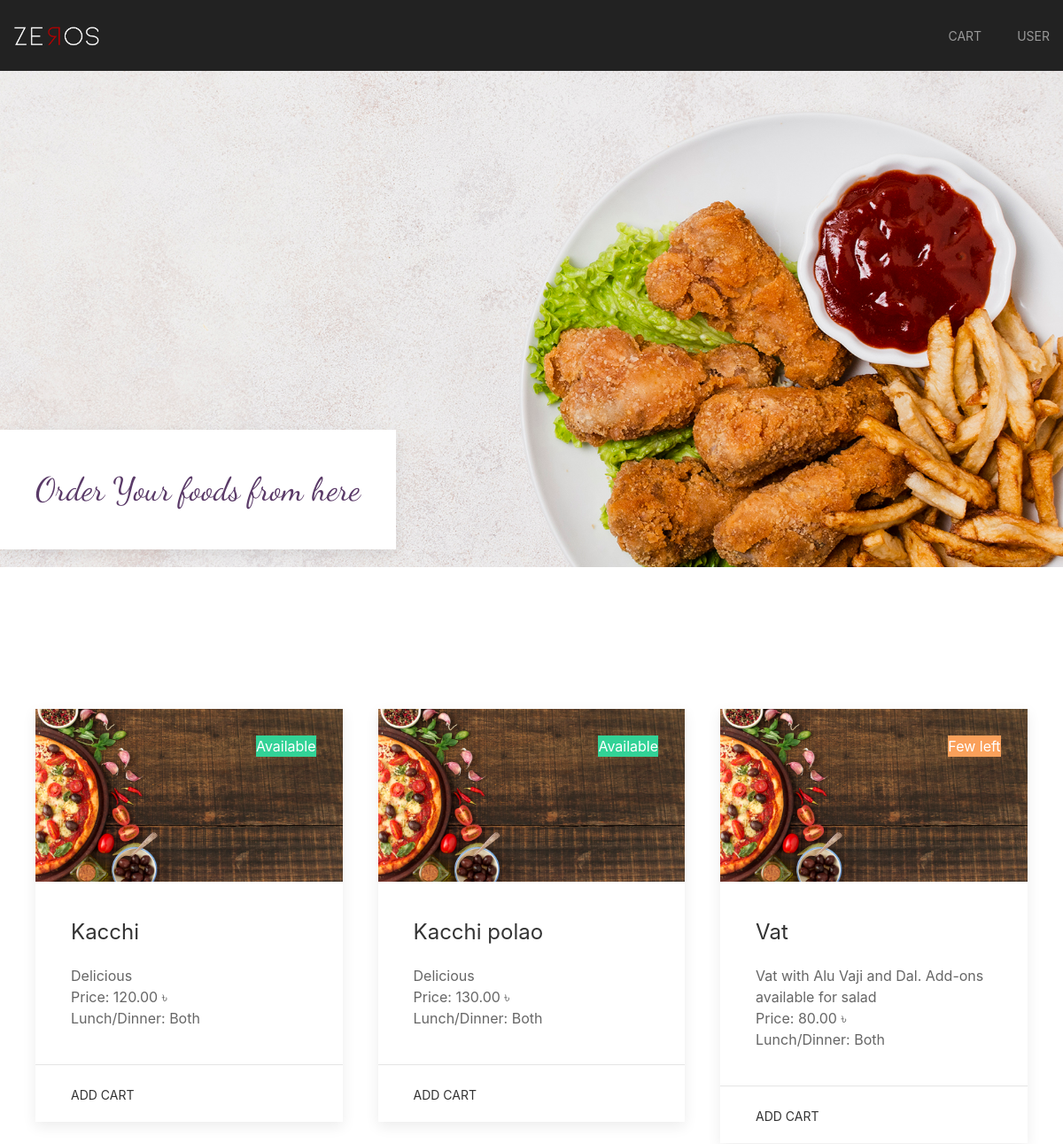
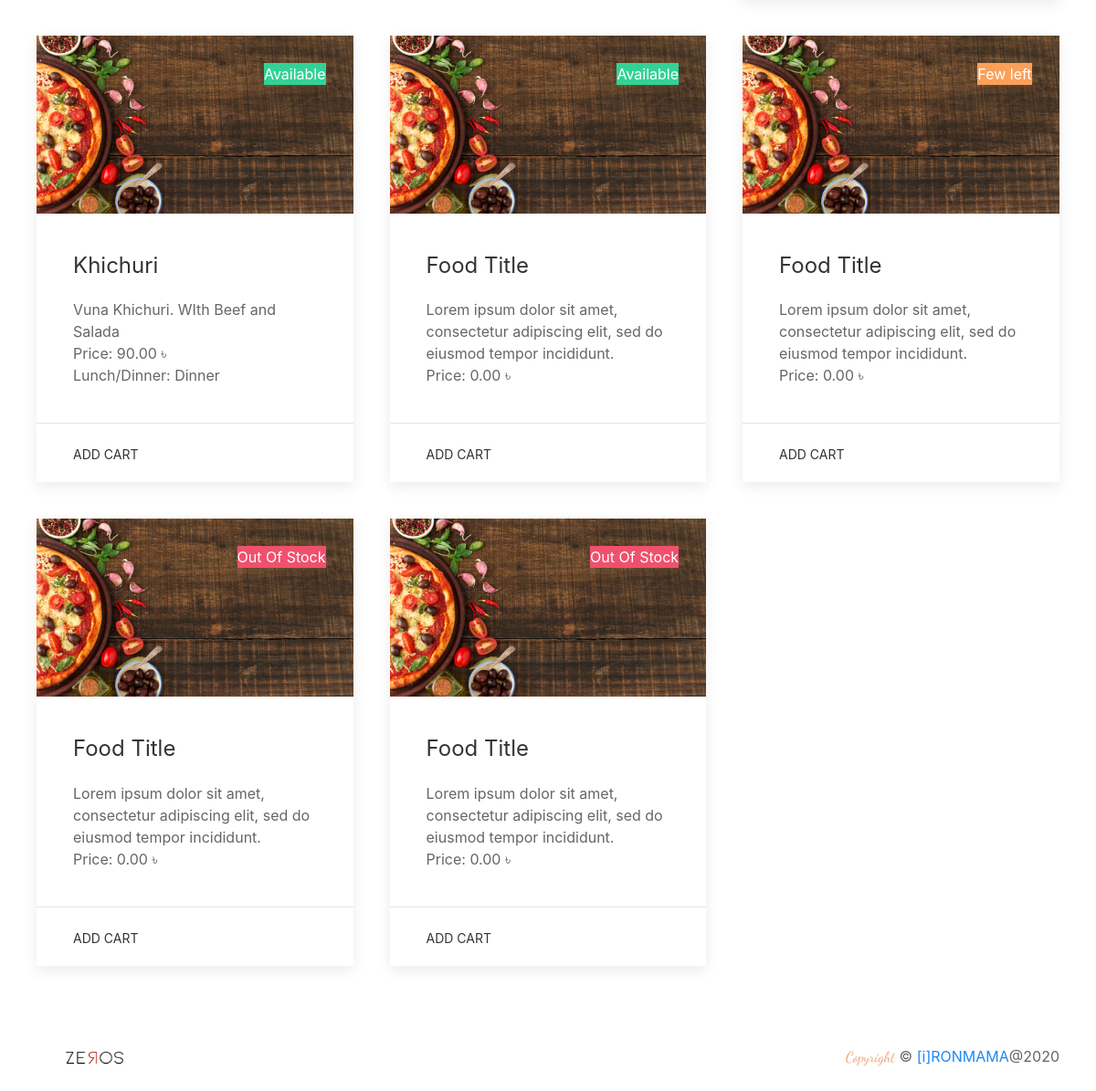
Screenshot of /food/ with the database file from the repository (2 pictures, top to bottom).
### client/models.py (models this page shows, shortened)
class FoodItems(models.Model):
    name = models.CharField(max_length=256, blank=True, null=True)
    price = models.DecimalField(max_digits=5, decimal_places=2)
    qty = models.IntegerField(default=0, blank=True, null=True)
    description = models.TextField(blank=True, null=True)
    time = models.CharField(max_length=128, blank=True, null=True)
    status = models.CharField(max_length=128, blank=True, null=True)
    created_at = models.DateTimeField(auto_now_add=True)

### client/views.py (the view)
# urls.py: path('food/', views.food, name='food'),
def food(request):
    all_foods = FoodItems.objects.all()
    if request.session.get('user'):
        print(request.session.get('user'))
        return render(request, 'foods.html', {'data': all_foods, 'user': request.session.get('user')})
    else:
        user = "USER"
        return render(request, 'foods.html', {'data': all_foods, 'user': user})

### client/templates/foods.html (shortened to what this page needs)
{% extends 'base.html' %}
{% load static %}
{% block content %}
<section class="main-section">
    <div class="main-section-content">
        <div>
            <div class="uk-section-secondary uk-preserve-color">
                <div uk-sticky="animation: uk-animation-slide-top; sel-target: .uk-navbar-container; cls-active: uk-navbar-sticky; cls-inactive: uk-navbar-transparent uk-dark; top: 200">
                    <nav class="uk-navbar-container" uk-navbar="mode: click;">
                        <div class="uk-navbar-left">
                            <a class="uk-navbar-item uk-logo logo-size" href="{% url 'home' %}"><img src="/static/img/logo_2_w.png" alt="zeros"></a>
                        </div>
                        <div class="uk-navbar-right uk-dark">
                            <ul class="uk-navbar-nav uk-iconnav">
                                <li>
                                    <a href="#cart" uk-toggle> Cart</a>
                                </li>
                                <li>
                                    <a href="#" > {{ user }} </a>
                                </li>
                            </ul>
                        </div>
                    </nav>
                </div>
            </div>
            <div class="uk-background-cover uk-dark uk-panel" uk-parallax="bgy: -200" style="background-image: url(/static/img/app_plx.jpg);">
                <div class="h-70 uk-flex uk-flex-left uk-flex-bottom">
                    <div class="uk-flex-column">
                        <div class="uk-flex uk-flex-column uk-animation-slide-top-small">
                            <div>
                                <div class="uk-card uk-card-default uk-card-hover uk-card-body uk-margin-bottom">
                                    <p class="zeros-sub-head">Order Your foods from here</p>
                                </div>
                            </div>
                        </div>
                    </div>
                </div>
            </div>
        </div>
    </div>
</section>
<section id="foods-items">
    <div class="uk-container">
        <div class="uk-child-width-1-3@m" uk-grid>
            {% for food in data %}
            <div>
                <div class="uk-card uk-card-default">
                    <div class="uk-card-media-top">
                        <img src="/static/img/deco1.jpg" alt="">
                    </div>
                    {% if food.status == "avail" %}
                        <div class="uk-card-badge uk-label-success">Available</div>
                    {% elif food.status == "out" %}
                        <div class="uk-card-badge uk-label-danger">Out Of Stock</div>
                    {% elif food.status == "few" %}
                        <div class="uk-card-badge uk-label-warning">Few left</div>
                    {% endif %}
                    <div class="uk-card-body">
                        <h3 class="uk-card-title">{{ food.name }}</h3>
                        <p>{{ food.description }}</p>
                        <p>Price: {{ food.price }} ৳</p>
                        <p>Lunch/Dinner: {{ food.time }}</p>
                    </div>
                    <div class="uk-card-footer">
                        <a href="#" class="uk-button uk-button-text">Add Cart</a>
                    </div>
                </div>
            </div>
            {% endfor %}
            <div>
                <div class="uk-card uk-card-default">
                    <div class="uk-card-media-top">
                        <img src="/static/img/deco1.jpg" alt="">
                    </div>
                    <div class="uk-card-badge uk-label-success">Available</div>
                    <div class="uk-card-body">
                        <h3 class="uk-card-title">Food Title</h3>
                        <p>Lorem ipsum dolor sit amet, consectetur adipiscing elit, sed do eiusmod tempor incididunt.</p>
                        <p>Price: 0.00 ৳</p>
                    </div>
                    <div class="uk-card-footer">
                        <a href="#" class="uk-button uk-button-text">Add Cart</a>
                    </div>
                </div>
            </div>
            <div>
                <div class="uk-card uk-card-default">
                    <div class="uk-card-media-top">
                        <img src="/static/img/deco1.jpg" alt="">
                    </div>
                    <div class="uk-card-badge uk-label-warning">Few left</div>
                    <div class="uk-card-body">
                        <h3 class="uk-card-title">Food Title</h3>
                        <p>Lorem ipsum dolor sit amet, consectetur adipiscing elit, sed do eiusmod tempor incididunt.</p>
                        <p>Price: 0.00 ৳</p>
                    </div>
                    <div class="uk-card-footer">
                        <a href="#" class="uk-button uk-button-text">Add Cart</a>
                    </div>
                </div>
            </div>
            <div>
                <div class="uk-card uk-card-default">
                    <div class="uk-card-media-top">
                        <img src="/static/img/deco1.jpg" alt="">
                    </div>
                    <div class="uk-card-badge uk-label-danger">Out Of Stock</div>
                    <div class="uk-card-body">
                        <h3 class="uk-card-title">Food Title</h3>
                        <p>Lorem ipsum dolor sit amet, consectetur adipiscing elit, sed do eiusmod tempor incididunt.</p>
                        <p>Price: 0.00 ৳</p>
                    </div>
                    <div class="uk-card-footer">
                        <a href="#" class="uk-button uk-button-text">Add Cart</a>
                    </div>
                </div>
            </div>
            <div>
                <div class="uk-card uk-card-default">
                    <div class="uk-card-media-top">
                        <img src="/static/img/deco1.jpg" alt="">
                    </div>
                    <div class="uk-card-badge uk-label-danger">Out Of Stock</div>
                    <div class="uk-card-body">
                        <h3 class="uk-card-title">Food Title</h3>
                        <p>Lorem ipsum dolor sit amet, consectetur adipiscing elit, sed do eiusmod tempor incididunt.</p>
                        <p>Price: 0.00 ৳</p>
                    </div>
                    <div class="uk-card-footer">
                        <a href="#" class="uk-button uk-button-text">Add Cart</a>
                    </div>
                </div>
            </div>
        </div>
    </div>
</section>
<section id="footer">
    <div class="uk-margin-top uk-padding">
        <div class="uk-flex uk-flex-wrap uk-flex-wrap-around uk-flex-between uk-flex-middle">
            <a class="uk-navbar-item uk-logo logo-size" href="{% url 'home' %}"><img src="/static/img/logo_2.png" alt="zeros"></a>
            <p class="uk-text-center"> <span class="zeros-sub-head copy">Copyright</span>  © <a href="#">[i]RONMAMA</a>@2020</p>
        </div>
    </div>
</section>
{% endblock %}

### client/templates/base.html (shortened to what this page needs)
{% load static %}
<!DOCTYPE html>
<html>
<head>
    <link rel="stylesheet" href="{% static 'css/uikit.css' %}" type="text/css" />
    <link rel="stylesheet" href="{% static 'css/main.css' %}" type="text/css" />
    <link rel="stylesheet" href="https://stackpath.bootstrapcdn.com/font-awesome/4.7.0/css/font-awesome.min.css">
</head>
<body>
    {% block content %}
    {% endblock %}
</body>
</html>

### static/css/main.css (style rules this page uses)
p { margin: 0; }
.main-section { position: relative; }
.main-section-content { height: 100vh; }
.h-70 { height: 70vh; }
.zeros-sub-head { font-family: 'Dancing Script', cursive; font-size: 2.3rem; color:#5a3a68; }
.logo-size { width: 128px; }
.copy { font-size: 1rem; color: #e8a37a; }

### rows the page displays
FoodItems: status "Available", name "Kacchi", description "Delicious", price "120.00", time "Both"
FoodItems: status "Available", name "Kacchi polao", description "Delicious", price "130.00", time "Both"
FoodItems: status "Few left", name "Vat", description "Vat with Alu Vaji and Dal. Add-ons available for salad", price "80.00", time "Both"
FoodItems: status "Available", name "Khichuri", description "Vuna Khichuri. WIth Beef and Salada", price "90.00", time "Dinner"

### other values shown
{{ user }} "USER"
